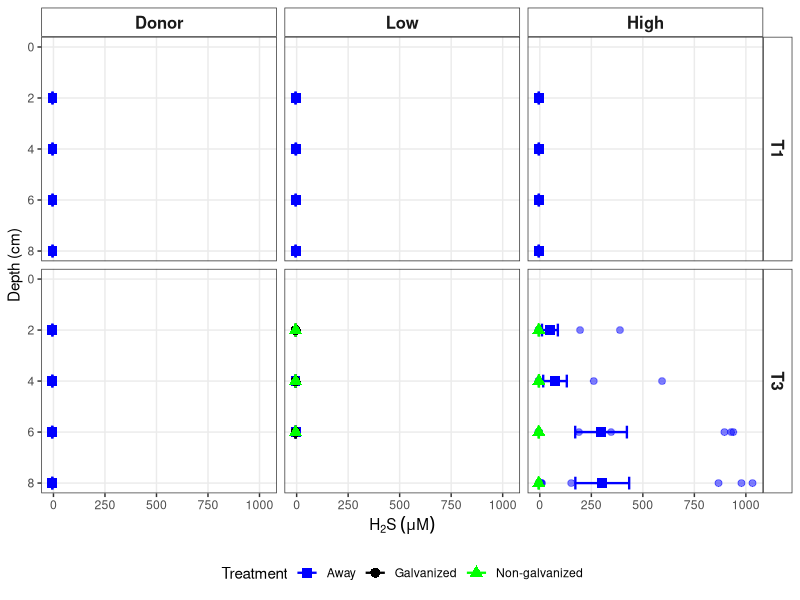
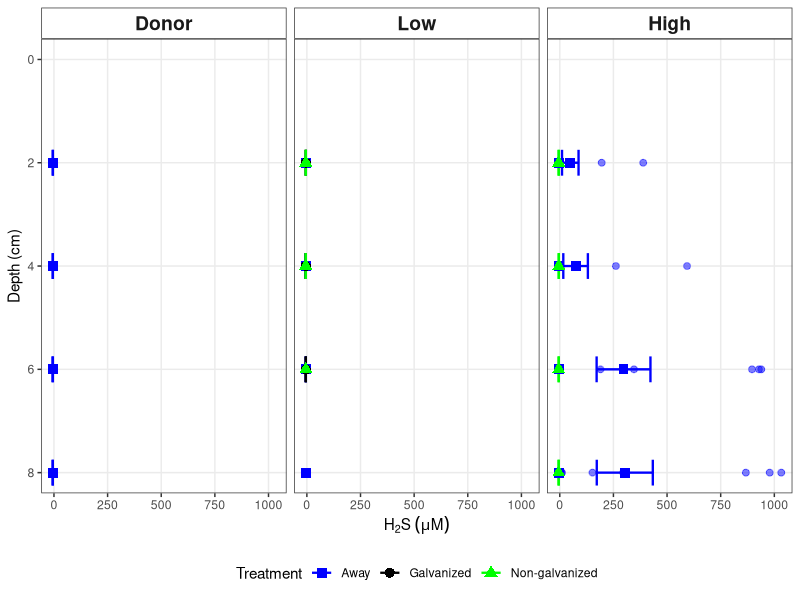
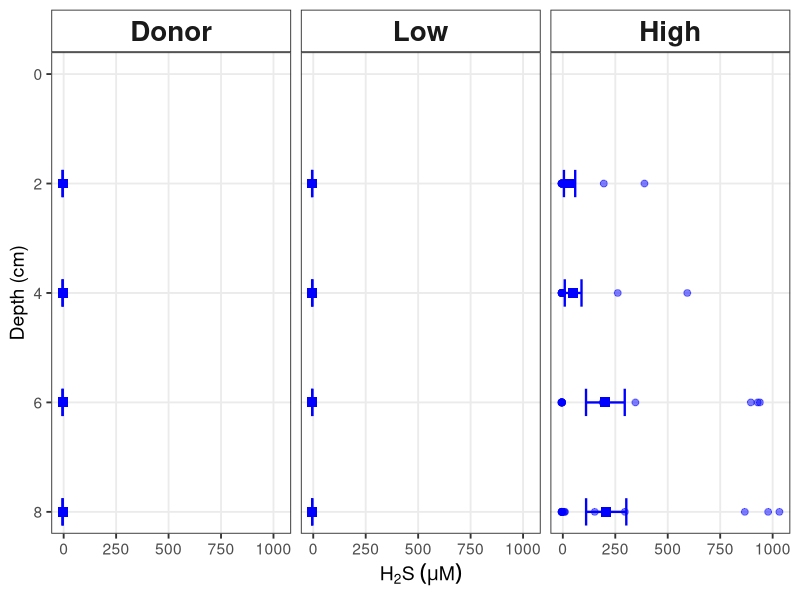
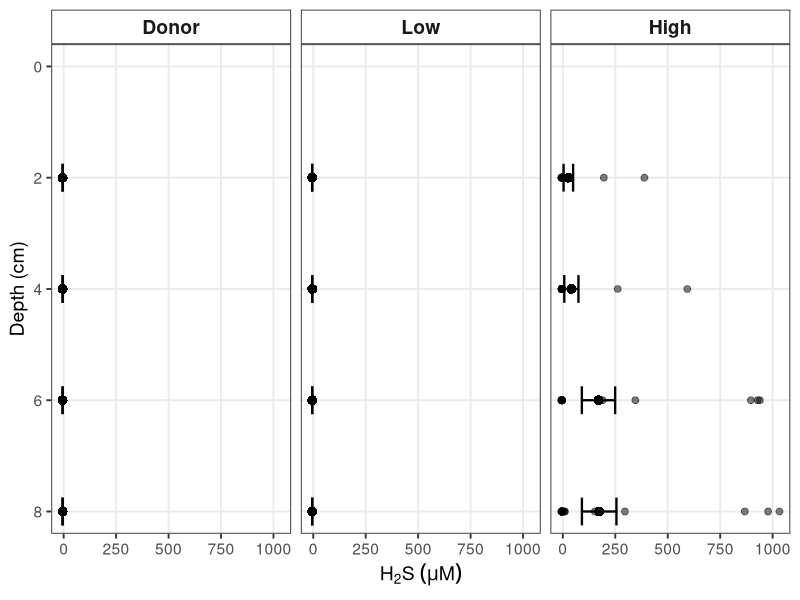
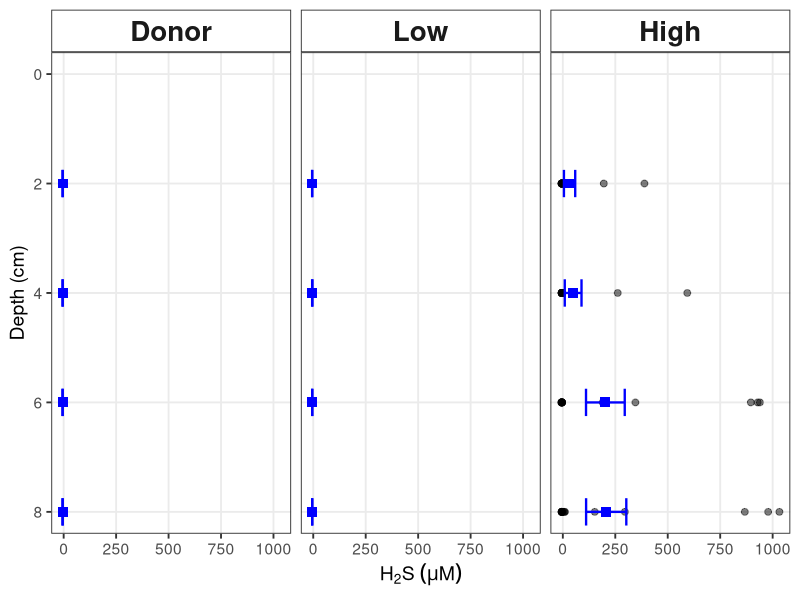
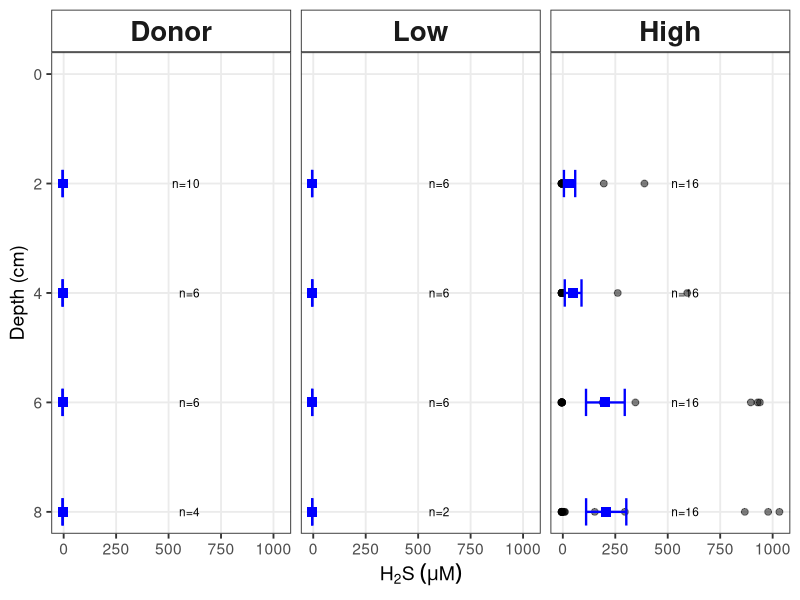

These charts were generated, in order, by the following R code:
# Load required libraries
library(ggplot2)
library(tidyverse)

# load data
data<- read.csv("raw_data/sulfide.csv")

# Create the plot

# First, standardize NG/ng to be consistent
data <- data %>%
  mutate(type = case_when(
    type %in% c("ng", "NG") ~ "ng",
    TRUE ~ type)) 

#create a column that has unique_core_id
data <- data %>%
  mutate(unique_core_id = paste(site, time_point, core, sep = "_")) %>%
  mutate(site = factor(site, 
                       levels = c("donor", "low", "high"),
                       labels = c("Donor", "Low", "High")))

# Create averaged data with standard error for each depth, type, site, and time point
data_avg <- data %>%
  group_by(site, type, depth_cm, time_point) %>%
  summarise(
    h2s_avg = mean(h2s, na.rm = TRUE),
    h2s_se = sd(h2s, na.rm = TRUE) / sqrt(n()),
    .groups = "drop")

#look at data
# Count cores for each combination
core_counts <- data %>%
  group_by(site, type, depth_cm, time_point) %>%
  summarise(n_cores = n_distinct(unique_core_id),
            .groups = 'drop')
print(core_counts)

# Or if you want to see it as a wider table
core_counts_wide <- core_counts %>%
  pivot_wider(names_from = c(time_point, type), 
              values_from = n_cores)
core_counts_wide

# Plot seperated by time, site and treatment
ggplot() +
  # All individual data points (colored by type)
  geom_point(data = data, 
             aes(x = h2s, y = depth_cm, color = type), 
             size = 2, alpha = 0.5) +
  # Error bars for averages
  geom_errorbarh(data = data_avg, 
                 aes(xmin = h2s_avg - h2s_se, 
                     xmax = h2s_avg + h2s_se, 
                     y = depth_cm, 
                     color = type),
                 height = 0.5, 
                 linewidth = 0.8) +
  # Average points (shaped by type)
  geom_point(data = data_avg, 
             aes(x = h2s_avg, y = depth_cm, shape = type, color = type), 
             size = 3) +
  #add core counts
  geom_text(data = core_counts, 
            aes(x = depth_cm, y = Inf, label = paste0("n=", n_cores)),
            vjust = 1.5, size = 3, color = "black") +
  facet_grid(time_point ~ site) +
  scale_y_reverse() +
  coord_cartesian(ylim = c(max(data$depth_cm, na.rm = TRUE), 0)) +
  scale_color_manual(
    values = c("g" = "black", "ng" = "green", "away" = "blue"),
    labels = c("g" = "Galvanized", "ng" = "Non-galvanized", "away" = "Away")) +
  scale_shape_manual(
    values = c("g" = 16, "ng" = 17, "away" = 15),
    labels = c("g" = "Galvanized", "ng" = "Non-galvanized", "away" = "Away")) +
  labs(x = expression(H[2]*S~(mu*M)), 
       y = "Depth (cm)", 
       color = "Treatment", 
       shape = "Treatment") +
  theme_bw() +
  theme(
    panel.grid.minor = element_blank(),
    legend.position = "bottom",
    strip.background = element_rect(fill = "white"),
    strip.text = element_text(face = "bold", size = 12))

##Plot for only T3
# First, standardize NG/ng to be consistent and filter for T3 only
dataT3 <- data %>%
  mutate(type = case_when(
    type %in% c("ng", "NG") ~ "ng",
    TRUE ~ type)) %>%
  filter(time_point == "T3")  # Filter for T3 only

# Create averaged data with standard error for each depth, type, and site
data_T3avg <- dataT3 %>%
  group_by(site, type, depth_cm) %>%
  summarise(
    h2s_avg = mean(h2s, na.rm = TRUE),
    h2s_se = sd(h2s, na.rm = TRUE) / sqrt(n()),
    .groups = "drop")

# Create the plot
ggplot() +
  # All individual data points (colored by type)
  geom_point(data = dataT3, 
             aes(x = h2s, y = depth_cm, color = type), 
             size = 2, alpha = 0.5) +
  # Error bars for averages
  geom_errorbarh(data = data_T3avg, 
                 aes(xmin = h2s_avg - h2s_se, 
                     xmax = h2s_avg + h2s_se, 
                     y = depth_cm, 
                     color = type),
                 height = 0.5, 
                 linewidth = 0.8) +
  # Average points (shaped by type)
  geom_point(data = data_avg, 
             aes(x = h2s_avg, y = depth_cm, shape = type, color = type), 
             size = 3) +
  facet_wrap(~ site, ncol = 3) +
  scale_y_reverse() +
  coord_cartesian(ylim = c(max(data$depth_cm, na.rm = TRUE), 0)) +
  scale_color_manual(
    values = c("g" = "black", "ng" = "green", "away" = "blue"),
    labels = c("g" = "Galvanized", "ng" = "Non-galvanized", "away" = "Away")) +
  scale_shape_manual(
    values = c("g" = 16, "ng" = 17, "away" = 15),
    labels = c("g" = "Galvanized", "ng" = "Non-galvanized", "away" = "Away")) +
  labs(x = expression(H[2]*S~(mu*M)), 
       y = "Depth (cm)", 
       color = "Treatment", 
       shape = "Treatment") +
  theme_bw() +
  theme(
    panel.grid.minor = element_blank(),
    legend.position = "bottom",
    strip.background = element_rect(fill = "white"),
    strip.text = element_text(face = "bold", size = 14))

#Plot only away at T3
dataaway <- data %>%
  filter(type == "away")

# Calculate averages for away data only
dataaway_avg <- dataaway %>%
  group_by(site, depth_cm) %>%
  summarise(
    h2s_avg = mean(h2s, na.rm = TRUE),
    h2s_se = sd(h2s, na.rm = TRUE) / sqrt(n()),
    .groups = "drop")

# Create the plot
ggplot() +
  # Individual away data points
  geom_point(data = dataaway, 
             aes(x = h2s, y = depth_cm), 
             color = "blue",
             size = 2, alpha = 0.5) +
  # Error bars for averages
  geom_errorbarh(data = dataaway_avg, 
                 aes(xmin = h2s_avg - h2s_se, 
                     xmax = h2s_avg + h2s_se, 
                     y = depth_cm),
                 color = "blue",
                 height = 0.5, 
                 linewidth = 0.8) +
  # Average points
  geom_point(data = dataaway_avg, 
             aes(x = h2s_avg, y = depth_cm), 
             color = "blue",
             shape = 15,
             size = 3) +
  facet_wrap(~ site, ncol = 3) +
  scale_y_reverse() +
  coord_cartesian(ylim = c(max(dataaway$depth_cm, na.rm = TRUE), 0)) +
  labs(x = expression(H[2]*S~(mu*M)), 
       y = "Depth (cm)") +
  theme_bw() +
  theme_bw(base_size = 14) +
  theme(
    panel.grid.minor = element_blank(),
    strip.background = element_rect(fill = "white"),
    strip.text = element_text(face = "bold", size = 20))


# Plot all together, ignoring treatment 
##this is because g was more like away and with sampling errors gives better picture (a little janky so not sure about this)
data_combined <- data %>%
  mutate(type_combined = "all")

# Calculate averages across all treatments
data_combined_avg <- data_combined %>%
  group_by(site, depth_cm) %>%
  summarise(
    h2s_avg = mean(h2s, na.rm = TRUE),
    h2s_se = sd(h2s, na.rm = TRUE) / sqrt(n()),
    .groups = "drop")

# Create the plot
ggplot() +
  # All individual data points
  geom_point(data = data_combined, 
             aes(x = h2s, y = depth_cm), 
             color = "black",
             size = 2, alpha = 0.5) +
  # Error bars for averages
  geom_errorbarh(data = data_combined_avg, 
                 aes(xmin = h2s_avg - h2s_se, 
                     xmax = h2s_avg + h2s_se, 
                     y = depth_cm),
                 color = "black",
                 height = 0.5, 
                 linewidth = 0.8) +
  # Average points
  geom_point(data = data_combined_avg, 
             aes(x = h2s_avg, y = depth_cm), 
             color = "black",
             shape = 16,
             size = 3) +
  facet_wrap(~ site, ncol = 3) +
  scale_y_reverse() +
  coord_cartesian(ylim = c(max(data$depth_cm, na.rm = TRUE), 0)) +
  labs(x = expression(H[2]*S~(mu*M)), 
       y = "Depth (cm)") +
  theme_bw(base_size = 14) +
  theme(
    panel.grid.minor = element_blank(),
    strip.background = element_rect(fill = "white"),
    strip.text = element_text(face = "bold", size = 14))

### T1 and T3 but all together
dataaway13 <- data %>%
  filter(type == "away")

# Calculate averages for away data only
dataaway13_avg <- dataaway13 %>%
  group_by(site, depth_cm) %>%
  summarise(
    h2s_avg = mean(h2s, na.rm = TRUE),
    h2s_se = sd(h2s, na.rm = TRUE) / sqrt(n()),
    .groups = "drop")

# Create the plot
ggplot() +
  # Individual away data points
  geom_point(data = dataaway13, 
             aes(x = h2s, y = depth_cm),
             size = 2, alpha = 0.5) +
  # Error bars for averages
  geom_errorbarh(data = dataaway13_avg, 
                 aes(xmin = h2s_avg - h2s_se, 
                     xmax = h2s_avg + h2s_se, 
                     y = depth_cm),
                 color = "blue",
                 height = 0.5, 
                 linewidth = 0.8) +
  # Average points
  geom_point(data = dataaway13_avg, 
             aes(x = h2s_avg, y = depth_cm), 
             color = "blue",
             shape = 15,
             size = 3) +
  facet_wrap(~ site, ncol = 3) +
  scale_y_reverse() +
  coord_cartesian(ylim = c(max(dataaway13$depth_cm, na.rm = TRUE), 0)) +
  labs(x = expression(H[2]*S~(mu*M)), 
       y = "Depth (cm)") +
  theme_bw() +
  theme_bw(base_size = 14) +
  theme(
    panel.grid.minor = element_blank(),
    strip.background = element_rect(fill = "white"),
    strip.text = element_text(face = "bold", size = 20))

core_counts13away <- dataaway13 %>%
  group_by(site, type, depth_cm, time_point) %>%
  summarise(n_cores = n_distinct(unique_core_id),
            .groups = 'drop')
print(core_counts13away)

# Or if you want to see it as a wider table
core_counts_wide <- core_counts13away %>%
  pivot_wider(names_from = c(time_point, type), 
              values_from = n_cores)
core_counts_wide



###
detailed_counts13away <- dataaway13 %>%
  group_by(site, depth_cm) %>%
  summarise(
    n_cores = n_distinct(unique_core_id),  # number of different cores
    n_points = n(),  # total measurements/replicates
    .groups = 'drop')
print(detailed_counts13away)


ggplot() +
  # Individual away data points
  geom_point(data = dataaway13, 
             aes(x = h2s, y = depth_cm),
             size = 2, alpha = 0.5) +
  # Error bars for averages
  geom_errorbarh(data = dataaway13_avg, 
                 aes(xmin = h2s_avg - h2s_se, 
                     xmax = h2s_avg + h2s_se, 
                     y = depth_cm),
                 color = "blue",
                 height = 0.5, 
                 linewidth = 0.8) +
  # Average points
  geom_point(data = dataaway13_avg, 
             aes(x = h2s_avg, y = depth_cm), 
             color = "blue",
             shape = 15,
             size = 3) +
  # Add n labels
  # Use n_points instead of n_cores for the label
  geom_text(data = detailed_counts13away,
            aes(x = 650, y = depth_cm, label = paste0("n=", n_points)),
            size = 3, hjust = 1) +
  facet_wrap(~ site, ncol = 3) +
  scale_y_reverse() +
  coord_cartesian(ylim = c(max(dataaway13$depth_cm, na.rm = TRUE), 0)) +
  labs(x = expression(H[2]*S~(mu*M)), 
       y = "Depth (cm)") +
  theme_bw(base_size = 14) +
  theme(
    panel.grid.minor = element_blank(),
    strip.background = element_rect(fill = "white"),
    strip.text = element_text(face = "bold", size = 20))

